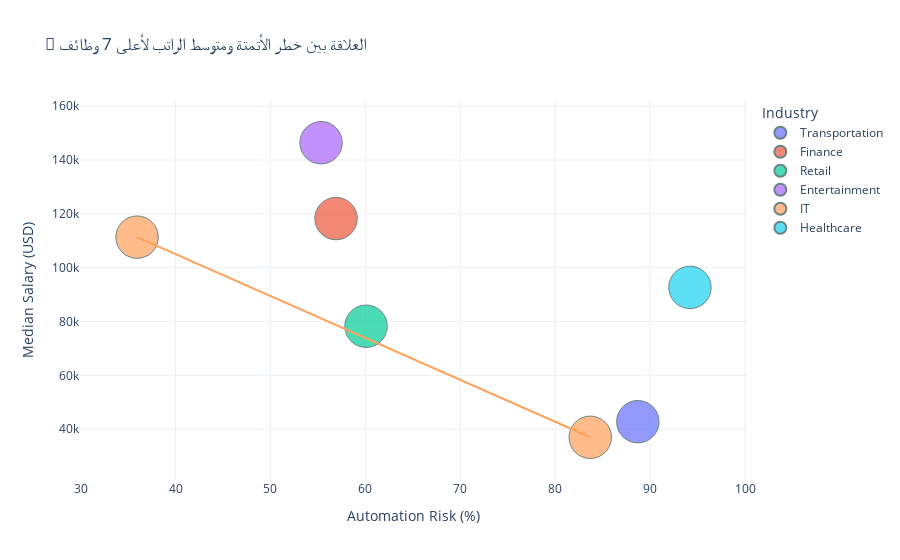
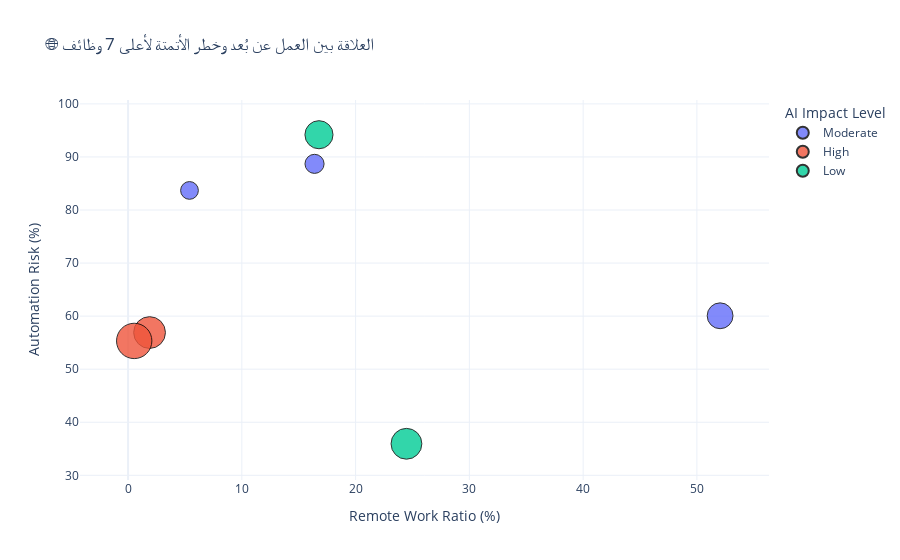
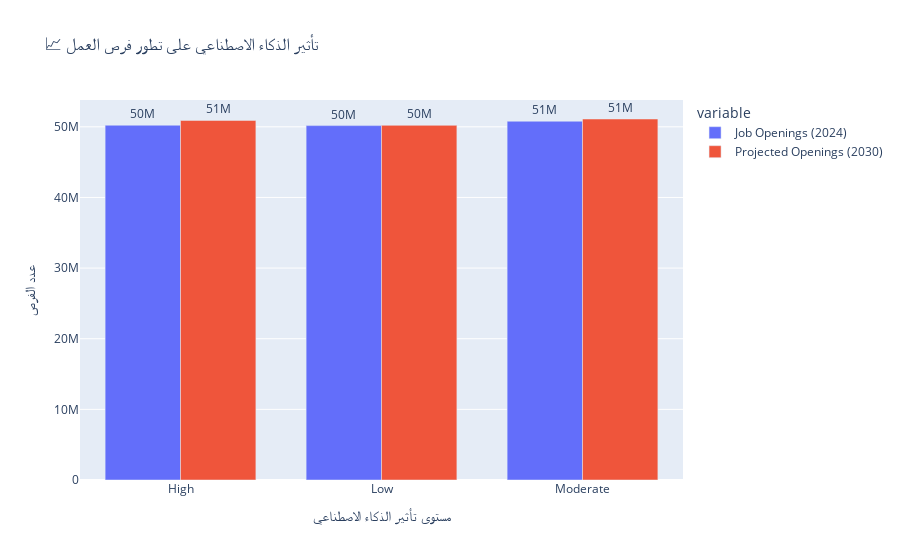
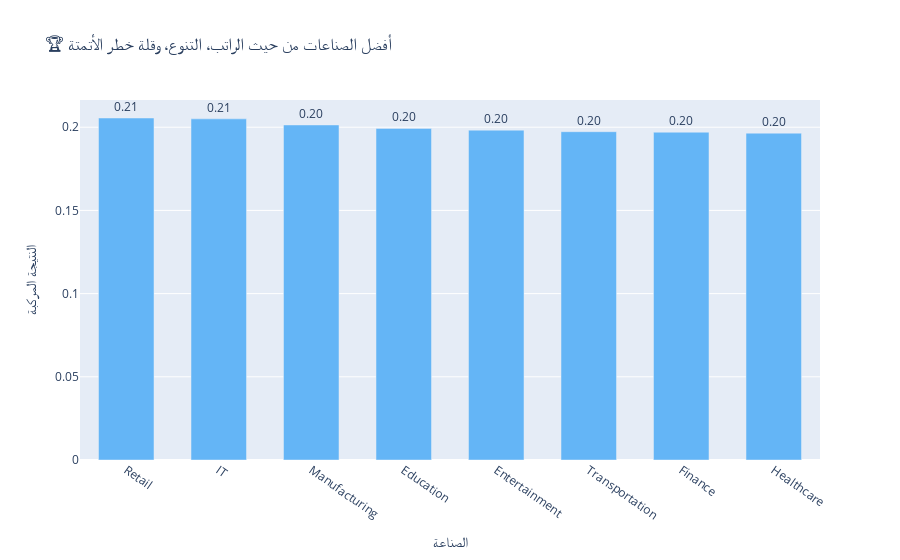

These figures' notebook cell, in order:
### Code cell
import pandas as pd
import plotly.express as px
import plotly.graph_objects as go
import matplotlib.pyplot as plt
import seaborn as sns
from IPython.display import display, Markdown


file_path = r'C:\Users\O.R\OneDrive\Desktop\ai_job_trends_dataset.csv'
project = pd.read_csv(file_path, encoding='utf-8')

# تحويل الأعمدة الرقمية
num_cols = ['Median Salary (USD)', 'Job Openings (2024)', 'Projected Openings (2030)', 
            'Remote Work Ratio (%)', 'Automation Risk (%)', 'Gender Diversity (%)']
for col in num_cols:
    project[col] = pd.to_numeric(project[col], errors='coerce')


avg_salary = project['Median Salary (USD)'].mean()
avg_auto_risk = project['Automation Risk (%)'].mean()
avg_remote = project['Remote Work Ratio (%)'].mean()
avg_gender = project['Gender Diversity (%)'].mean()
growth_jobs = project['Projected Openings (2030)'].sum() - project['Job Openings (2024)'].sum()

display(Markdown(f"""
# 🧠 **AI Job Trends – Analytical Dashboard**
---
**💰 متوسط الراتب:** `${avg_salary:,.0f}`  
**🤖 متوسط خطر الأتمتة:** `{avg_auto_risk:.1f}%`  
**🌐 متوسط نسبة العمل عن بُعد:** `{avg_remote:.1f}%`  
**👩💼 متوسط التنوع بين الجنسين:** `{avg_gender:.1f}%`  
**📈 نمو فرص العمل المتوقعة:** `{growth_jobs:,.0f}`
"""))


top10_jobs = project.sort_values(by='Job Openings (2024)', ascending=False).head(10)

top7_jobs = project.sort_values(by='Job Openings (2024)', ascending=False).head(7)

fig1 = px.scatter(
    top7_jobs,
    x='Automation Risk (%)',
    y='Median Salary (USD)',
    color='Industry',
    size='Job Openings (2024)',
    hover_name='Industry',
    title='💸 العلاقة بين خطر الأتمتة ومتوسط الراتب لأعلى 7 وظائف',
    trendline='ols',
    size_max=30,
    opacity=0.7,
    template='plotly_white'
)

fig1.update_traces(marker=dict(line=dict(width=1, color='DarkSlateGrey')))
fig1.show()

fig2 = px.scatter(
    project,
    x='Remote Work Ratio (%)',
    y='Automation Risk (%)',
    color='AI Impact Level',
    size='Median Salary (USD)',
    title='🌐 العلاقة بين العمل عن بُعد وخطر الأتمتة',
    hover_name='Industry'
)
fig2 = px.scatter(
    top7_jobs,
    x='Remote Work Ratio (%)',
    y='Automation Risk (%)',
    color='AI Impact Level',
    size='Median Salary (USD)',
    title='🌐 العلاقة بين العمل عن بُعد وخطر الأتمتة لأعلى 7 وظائف',
    hover_name='Industry',
    size_max=25,
    opacity=0.8,
    template='plotly_white'
)

fig2.update_traces(marker=dict(line=dict(width=1, color='Black')))
fig2.show()

ai_jobs = project.groupby('AI Impact Level')[['Job Openings (2024)', 'Projected Openings (2030)']].sum().reset_index()

fig3 = px.bar(
    ai_jobs,
    x='AI Impact Level',
    y=['Job Openings (2024)', 'Projected Openings (2030)'],
    barmode='group',
    text_auto='.2s',  # 🟢 عرض الأرقام فوق الأعمدة
    title='📈 تأثير الذكاء الاصطناعي على تطور فرص العمل',
    labels={'value': 'عدد الفرص', 'AI Impact Level': 'مستوى تأثير الذكاء الاصطناعي'}
)
fig3.update_traces(textposition='outside')  # 🟢 إظهار النص فوق العمود
fig3.update_layout(xaxis_tickangle=0, bargap=0.25)
fig3.show()


project['Score'] = (
    project['Median Salary (USD)'].rank(pct=True) * 0.4 +
    project['Gender Diversity (%)'].rank(pct=True) * 0.3 -
    project['Automation Risk (%)'].rank(pct=True) * 0.3
)

top_industries = project.groupby('Industry')['Score'].mean().sort_values(ascending=False).head(10).reset_index()

fig4 = px.bar(
    top_industries,
    x='Industry',
    y='Score',
    text='Score',  # 🟢 عرض القيمة فوق العمود
    title='🏆 أفضل الصناعات من حيث الراتب، التنوع، وقلة خطر الأتمتة',
    labels={'Industry': 'الصناعة', 'Score': 'النتيجة المركبة'}
)
fig4.update_traces(texttemplate='%{text:.2f}', textposition='outside', marker_color='#64B5F6')
fig4.update_layout(xaxis_tickangle=35, bargap=0.4)
fig4.show()

### Figure 1 — Plotly figure (JSON) as saved in the notebook; plotly's stock layout.template omitted (floating-point values rounded to 4 significant figures)
{"data": [{"hovertemplate": "<b>%{hovertext}</b><br><br>Industry=Transportation<br>Automation Risk (%)=%{x}<br>Median Salary (USD)=%{y}<br>Job Openings (2024)=%{marker.size}<extra></extra>", "hovertext": ["Transportation"], "legendgroup": "Transportation", "marker": {"color": "#636efa", "line": {"color": "DarkSlateGrey", "width": 1}, "opacity": 0.7, "size": [10000], "sizemode": "area", "sizeref": 11.11, "symbol": "circle"}, "mode": "markers", "name": "Transportation", "orientation": "v", "showlegend": true, "type": "scatter", "x": [88.7], "xaxis": "x", "y": [42780.0], "yaxis": "y"}, {"hovertemplate": "Industry=Transportation<extra></extra>", "legendgroup": "Transportation", "marker": {"color": "#636efa", "line": {"color": "DarkSlateGrey", "width": 1}, "symbol": "circle"}, "mode": "lines", "name": "Transportation", "showlegend": false, "type": "scatter", "xaxis": "x", "yaxis": "y"}, {"hovertemplate": "<b>%{hovertext}</b><br><br>Industry=Finance<br>Automation Risk (%)=%{x}<br>Median Salary (USD)=%{y}<br>Job Openings (2024)=%{marker.size}<extra></extra>", "hovertext": ["Finance"], "legendgroup": "Finance", "marker": {"color": "#EF553B", "line": {"color": "DarkSlateGrey", "width": 1}, "opacity": 0.7, "size": [10000], "sizemode": "area", "sizeref": 11.11, "symbol": "circle"}, "mode": "markers", "name": "Finance", "orientation": "v", "showlegend": true, "type": "scatter", "x": [56.91], "xaxis": "x", "y": [118200.0], "yaxis": "y"}, {"hovertemplate": "Industry=Finance<extra></extra>", "legendgroup": "Finance", "marker": {"color": "#EF553B", "line": {"color": "DarkSlateGrey", "width": 1}, "symbol": "circle"}, "mode": "lines", "name": "Finance", "showlegend": false, "type": "scatter", "xaxis": "x", "yaxis": "y"}, {"hovertemplate": "<b>%{hovertext}</b><br><br>Industry=Retail<br>Automation Risk (%)=%{x}<br>Median Salary (USD)=%{y}<br>Job Openings (2024)=%{marker.size}<extra></extra>", "hovertext": ["Retail"], "legendgroup": "Retail", "marker": {"color": "#00cc96", "line": {"color": "DarkSlateGrey", "width": 1}, "opacity": 0.7, "size": [10000], "sizemode": "area", "sizeref": 11.11, "symbol": "circle"}, "mode": "markers", "name": "Retail", "orientation": "v", "showlegend": true, "type": "scatter", "x": [60.07], "xaxis": "x", "y": [78250.0], "yaxis": "y"}, {"hovertemplate": "Industry=Retail<extra></extra>", "legendgroup": "Retail", "marker": {"color": "#00cc96", "line": {"color": "DarkSlateGrey", "width": 1}, "symbol": "circle"}, "mode": "lines", "name": "Retail", "showlegend": false, "type": "scatter", "xaxis": "x", "yaxis": "y"}, {"hovertemplate": "<b>%{hovertext}</b><br><br>Industry=Entertainment<br>Automation Risk (%)=%{x}<br>Median Salary (USD)=%{y}<br>Job Openings (2024)=%{marker.size}<extra></extra>", "hovertext": ["Entertainment"], "legendgroup": "Entertainment", "marker": {"color": "#ab63fa", "line": {"color": "DarkSlateGrey", "width": 1}, "opacity": 0.7, "size": [10000], "sizemode": "area", "sizeref": 11.11, "symbol": "circle"}, "mode": "markers", "name": "Entertainment", "orientation": "v", "showlegend": true, "type": "scatter", "x": [55.33], "xaxis": "x", "y": [146400.0], "yaxis": "y"}, {"hovertemplate": "Industry=Entertainment<extra></extra>", "legendgroup": "Entertainment", "marker": {"color": "#ab63fa", "line": {"color": "DarkSlateGrey", "width": 1}, "symbol": "circle"}, "mode": "lines", "name": "Entertainment", "showlegend": false, "type": "scatter", "xaxis": "x", "yaxis": "y"}, {"hovertemplate": "<b>%{hovertext}</b><br><br>Industry=IT<br>Automation Risk (%)=%{x}<br>Median Salary (USD)=%{y}<br>Job Openings (2024)=%{marker.size}<extra></extra>", "hovertext": ["IT", "IT"], "legendgroup": "IT", "marker": {"color": "#FFA15A", "line": {"color": "DarkSlateGrey", "width": 1}, "opacity": 0.7, "size": [9999, 9999], "sizemode": "area", "sizeref": 11.11, "symbol": "circle"}, "mode": "markers", "name": "IT", "orientation": "v", "showlegend": true, "type": "scatter", "x": [35.95, 83.69], "xaxis": "x", "y": [111300.0, 36980.0], "yaxis": "y"}, {"hovertemplate": "<b>OLS trendline</b><br>Median Salary (USD) = -1557.48 * Automation Risk (%) + 167331<br>R<sup>2</sup>=1.000000<br><br>Industry=IT<br>Automation Risk (%)=%{x}<br>Median Salary (USD)=%{y} <b>(trend)</b><extra></extra>", "legendgroup": "IT", "marker": {"color": "#FFA15A", "line": {"color": "DarkSlateGrey", "width": 1}, "symbol": "circle"}, "mode": "lines", "name": "IT", "showlegend": false, "type": "scatter", "x": [35.95, 83.69], "xaxis": "x", "y": [111300.0, 36980.0], "yaxis": "y"}, {"hovertemplate": "<b>%{hovertext}</b><br><br>Industry=Healthcare<br>Automation Risk (%)=%{x}<br>Median Salary (USD)=%{y}<br>Job Openings (2024)=%{marker.size}<extra></extra>", "hovertext": ["Healthcare"], "legendgroup": "Healthcare", "marker": {"color": "#19d3f3", "line": {"color": "DarkSlateGrey", "width": 1}, "opacity": 0.7, "size": [9998], "sizemode": "area", "sizeref": 11.11, "symbol": "circle"}, "mode": "markers", "name": "Healthcare", "orientation": "v", "showlegend": true, "type": "scatter", "x": [94.19], "xaxis": "x", "y": [92680.0], "yaxis": "y"}, {"hovertemplate": "Industry=Healthcare<extra></extra>", "legendgroup": "Healthcare", "marker": {"color": "#19d3f3", "line": {"color": "DarkSlateGrey", "width": 1}, "symbol": "circle"}, "mode": "lines", "name": "Healthcare", "showlegend": false, "type": "scatter", "xaxis": "x", "yaxis": "y"}], "layout": {"legend": {"itemsizing": "constant", "title": {"text": "Industry"}, "tracegroupgap": 0}, "title": {"text": "💸 العلاقة بين خطر الأتمتة ومتوسط الراتب لأعلى 7 وظائف"}, "xaxis": {"anchor": "y", "domain": [0, 1], "title": {"text": "Automation Risk (%)"}}, "yaxis": {"anchor": "x", "domain": [0, 1], "title": {"text": "Median Salary (USD)"}}}}

### Figure 2 — Plotly figure (JSON) as saved in the notebook; plotly's stock layout.template omitted (floating-point values rounded to 4 significant figures)
{"data": [{"hovertemplate": "<b>%{hovertext}</b><br><br>AI Impact Level=Moderate<br>Remote Work Ratio (%)=%{x}<br>Automation Risk (%)=%{y}<br>Median Salary (USD)=%{marker.size}<extra></extra>", "hovertext": ["Transportation", "Retail", "IT"], "legendgroup": "Moderate", "marker": {"color": "#636efa", "line": {"color": "Black", "width": 1}, "opacity": 0.8, "size": [42780.0, 78250.0, 36980.0], "sizemode": "area", "sizeref": 234.3, "symbol": "circle"}, "mode": "markers", "name": "Moderate", "orientation": "v", "showlegend": true, "type": "scatter", "x": [16.39, 52.04, 5.4], "xaxis": "x", "y": [88.7, 60.07, 83.69], "yaxis": "y"}, {"hovertemplate": "<b>%{hovertext}</b><br><br>AI Impact Level=High<br>Remote Work Ratio (%)=%{x}<br>Automation Risk (%)=%{y}<br>Median Salary (USD)=%{marker.size}<extra></extra>", "hovertext": ["Finance", "Entertainment"], "legendgroup": "High", "marker": {"color": "#EF553B", "line": {"color": "Black", "width": 1}, "opacity": 0.8, "size": [118200.0, 146400.0], "sizemode": "area", "sizeref": 234.3, "symbol": "circle"}, "mode": "markers", "name": "High", "orientation": "v", "showlegend": true, "type": "scatter", "x": [1.89, 0.54], "xaxis": "x", "y": [56.91, 55.33], "yaxis": "y"}, {"hovertemplate": "<b>%{hovertext}</b><br><br>AI Impact Level=Low<br>Remote Work Ratio (%)=%{x}<br>Automation Risk (%)=%{y}<br>Median Salary (USD)=%{marker.size}<extra></extra>", "hovertext": ["IT", "Healthcare"], "legendgroup": "Low", "marker": {"color": "#00cc96", "line": {"color": "Black", "width": 1}, "opacity": 0.8, "size": [111300.0, 92680.0], "sizemode": "area", "sizeref": 234.3, "symbol": "circle"}, "mode": "markers", "name": "Low", "orientation": "v", "showlegend": true, "type": "scatter", "x": [24.47, 16.78], "xaxis": "x", "y": [35.95, 94.19], "yaxis": "y"}], "layout": {"legend": {"itemsizing": "constant", "title": {"text": "AI Impact Level"}, "tracegroupgap": 0}, "title": {"text": "🌐 العلاقة بين العمل عن بُعد وخطر الأتمتة لأعلى 7 وظائف"}, "xaxis": {"anchor": "y", "domain": [0, 1], "title": {"text": "Remote Work Ratio (%)"}}, "yaxis": {"anchor": "x", "domain": [0, 1], "title": {"text": "Automation Risk (%)"}}}}

### Figure 3 — Plotly figure (JSON) as saved in the notebook; plotly's stock layout.template omitted (floating-point values rounded to 4 significant figures)
{"data": [{"alignmentgroup": "True", "hovertemplate": "variable=Job Openings (2024)<br>مستوى تأثير الذكاء الاصطناعي=%{x}<br>عدد الفرص=%{y}<extra></extra>", "legendgroup": "Job Openings (2024)", "marker": {"color": "#636efa", "pattern": {"shape": ""}}, "name": "Job Openings (2024)", "offsetgroup": "Job Openings (2024)", "orientation": "v", "showlegend": true, "textposition": "outside", "texttemplate": "%{y:.2s}", "type": "bar", "x": ["High", "Low", "Moderate"], "xaxis": "x", "y": [50225587, 50170073, 50793565], "yaxis": "y"}, {"alignmentgroup": "True", "hovertemplate": "variable=Projected Openings (2030)<br>مستوى تأثير الذكاء الاصطناعي=%{x}<br>عدد الفرص=%{y}<extra></extra>", "legendgroup": "Projected Openings (2030)", "marker": {"color": "#EF553B", "pattern": {"shape": ""}}, "name": "Projected Openings (2030)", "offsetgroup": "Projected Openings (2030)", "orientation": "v", "showlegend": true, "textposition": "outside", "texttemplate": "%{y:.2s}", "type": "bar", "x": ["High", "Low", "Moderate"], "xaxis": "x", "y": [50906899, 50212016, 51107628], "yaxis": "y"}], "layout": {"bargap": 0.25, "barmode": "group", "legend": {"title": {"text": "variable"}, "tracegroupgap": 0}, "title": {"text": "📈 تأثير الذكاء الاصطناعي على تطور فرص العمل"}, "xaxis": {"anchor": "y", "domain": [0, 1], "tickangle": 0, "title": {"text": "مستوى تأثير الذكاء الاصطناعي"}}, "yaxis": {"anchor": "x", "domain": [0, 1], "title": {"text": "عدد الفرص"}}}}

### Figure 4 — Plotly figure (JSON) as saved in the notebook; plotly's stock layout.template omitted (floating-point values rounded to 4 significant figures)
{"data": [{"hovertemplate": "الصناعة=%{x}<br>النتيجة المركبة=%{text}<extra></extra>", "legendgroup": "", "marker": {"color": "#64B5F6", "pattern": {"shape": ""}}, "name": "", "orientation": "v", "showlegend": false, "text": [0.2055, 0.205, 0.2014, 0.1993, 0.1982, 0.1973, 0.197, 0.1964], "textposition": "outside", "texttemplate": "%{text:.2f}", "type": "bar", "x": ["Retail", "IT", "Manufacturing", "Education", "Entertainment", "Transportation", "Finance", "Healthcare"], "xaxis": "x", "y": [0.2055, 0.205, 0.2014, 0.1993, 0.1982, 0.1973, 0.197, 0.1964], "yaxis": "y"}], "layout": {"bargap": 0.4, "barmode": "relative", "legend": {"tracegroupgap": 0}, "title": {"text": "🏆 أفضل الصناعات من حيث الراتب، التنوع، وقلة خطر الأتمتة"}, "xaxis": {"anchor": "y", "domain": [0, 1], "tickangle": 35, "title": {"text": "الصناعة"}}, "yaxis": {"anchor": "x", "domain": [0, 1], "title": {"text": "النتيجة المركبة"}}}}
